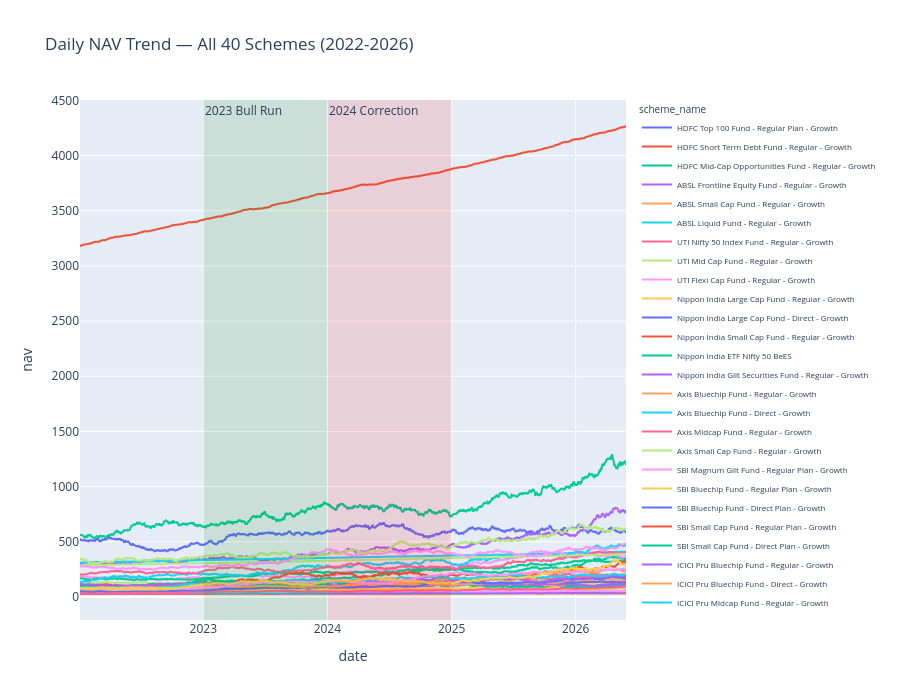

The code cell stored with this chart in its notebook:
### Markdown cell above
## Task 1 — NAV Trend Analysis (2022–2026)

Daily NAV for all 40 schemes, with the 2023 bull run and 2024 correction highlighted.

### Code cell
merged_nav = nav_history.merge(fund_master[["amfi_code", "scheme_name"]], on="amfi_code", how="left")

fig1 = px.line(
    merged_nav, x="date", y="nav", color="scheme_name",
    title="Daily NAV Trend — All 40 Schemes (2022-2026)"
)
fig1.add_vrect(x0="2023-01-01", x1="2023-12-31", fillcolor="green", opacity=0.12, line_width=0,
                annotation_text="2023 Bull Run", annotation_position="top left")
fig1.add_vrect(x0="2024-01-01", x1="2024-12-31", fillcolor="red", opacity=0.12, line_width=0,
                annotation_text="2024 Correction", annotation_position="top left")
fig1.update_layout(height=700, legend=dict(font=dict(size=8)))
fig1.show()
fig1.write_image(f"{CHARTS_DIR}/01_nav_trend_all_schemes.png", width=1600, height=800)
print("Saved 01_nav_trend_all_schemes.png")

### Figure 1 — Plotly figure (JSON) as saved in the notebook; plotly's stock layout.template omitted (floating-point values rounded to 4 significant figures; data arrays with more than 128 entries replaced by an {"elided": "..."} marker saying what was removed)
{"data": [{"hovertemplate": "scheme_name=HDFC Top 100 Fund - Regular Plan - Growth<br>date=%{x}<br>nav=%{y}<extra></extra>", "legendgroup": "HDFC Top 100 Fund - Regular Plan - Growth", "line": {"color": "#636efa", "dash": "solid"}, "marker": {"symbol": "circle"}, "mode": "lines", "name": "HDFC Top 100 Fund - Regular Plan - Growth", "showlegend": true, "type": "scattergl", "x": {"elided": "1608 str values"}, "xaxis": "x", "y": {"elided": "1608 float values"}, "yaxis": "y"}, {"hovertemplate": "scheme_name=HDFC Short Term Debt Fund - Regular - Growth<br>date=%{x}<br>nav=%{y}<extra></extra>", "legendgroup": "HDFC Short Term Debt Fund - Regular - Growth", "line": {"color": "#EF553B", "dash": "solid"}, "marker": {"symbol": "circle"}, "mode": "lines", "name": "HDFC Short Term Debt Fund - Regular - Growth", "showlegend": true, "type": "scattergl", "x": {"elided": "1608 str values"}, "xaxis": "x", "y": {"elided": "1608 float values"}, "yaxis": "y"}, {"hovertemplate": "scheme_name=HDFC Mid-Cap Opportunities Fund - Regular - Growth<br>date=%{x}<br>nav=%{y}<extra></extra>", "legendgroup": "HDFC Mid-Cap Opportunities Fund - Regular - Growth", "line": {"color": "#00cc96", "dash": "solid"}, "marker": {"symbol": "circle"}, "mode": "lines", "name": "HDFC Mid-Cap Opportunities Fund - Regular - Growth", "showlegend": true, "type": "scattergl", "x": {"elided": "1608 str values"}, "xaxis": "x", "y": {"elided": "1608 float values"}, "yaxis": "y"}, {"hovertemplate": "scheme_name=ABSL Frontline Equity Fund - Regular - Growth<br>date=%{x}<br>nav=%{y}<extra></extra>", "legendgroup": "ABSL Frontline Equity Fund - Regular - Growth", "line": {"color": "#ab63fa", "dash": "solid"}, "marker": {"symbol": "circle"}, "mode": "lines", "name": "ABSL Frontline Equity Fund - Regular - Growth", "showlegend": true, "type": "scattergl", "x": {"elided": "1608 str values"}, "xaxis": "x", "y": {"elided": "1608 float values"}, "yaxis": "y"}, {"hovertemplate": "scheme_name=ABSL Small Cap Fund - Regular - Growth<br>date=%{x}<br>nav=%{y}<extra></extra>", "legendgroup": "ABSL Small Cap Fund - Regular - Growth", "line": {"color": "#FFA15A", "dash": "solid"}, "marker": {"symbol": "circle"}, "mode": "lines", "name": "ABSL Small Cap Fund - Regular - Growth", "showlegend": true, "type": "scattergl", "x": {"elided": "1608 str values"}, "xaxis": "x", "y": {"elided": "1608 float values"}, "yaxis": "y"}, {"hovertemplate": "scheme_name=ABSL Liquid Fund - Regular - Growth<br>date=%{x}<br>nav=%{y}<extra></extra>", "legendgroup": "ABSL Liquid Fund - Regular - Growth", "line": {"color": "#19d3f3", "dash": "solid"}, "marker": {"symbol": "circle"}, "mode": "lines", "name": "ABSL Liquid Fund - Regular - Growth", "showlegend": true, "type": "scattergl", "x": {"elided": "1608 str values"}, "xaxis": "x", "y": {"elided": "1608 float values"}, "yaxis": "y"}, {"hovertemplate": "scheme_name=UTI Nifty 50 Index Fund - Regular - Growth<br>date=%{x}<br>nav=%{y}<extra></extra>", "legendgroup": "UTI Nifty 50 Index Fund - Regular - Growth", "line": {"color": "#FF6692", "dash": "solid"}, "marker": {"symbol": "circle"}, "mode": "lines", "name": "UTI Nifty 50 Index Fund - Regular - Growth", "showlegend": true, "type": "scattergl", "x": {"elided": "1608 str values"}, "xaxis": "x", "y": {"elided": "1608 float values"}, "yaxis": "y"}, {"hovertemplate": "scheme_name=UTI Mid Cap Fund - Regular - Growth<br>date=%{x}<br>nav=%{y}<extra></extra>", "legendgroup": "UTI Mid Cap Fund - Regular - Growth", "line": {"color": "#B6E880", "dash": "solid"}, "marker": {"symbol": "circle"}, "mode": "lines", "name": "UTI Mid Cap Fund - Regular - Growth", "showlegend": true, "type": "scattergl", "x": {"elided": "1608 str values"}, "xaxis": "x", "y": {"elided": "1608 float values"}, "yaxis": "y"}, {"hovertemplate": "scheme_name=UTI Flexi Cap Fund - Regular - Growth<br>date=%{x}<br>nav=%{y}<extra></extra>", "legendgroup": "UTI Flexi Cap Fund - Regular - Growth", "line": {"color": "#FF97FF", "dash": "solid"}, "marker": {"symbol": "circle"}, "mode": "lines", "name": "UTI Flexi Cap Fund - Regular - Growth", "showlegend": true, "type": "scattergl", "x": {"elided": "1608 str values"}, "xaxis": "x", "y": {"elided": "1608 float values"}, "yaxis": "y"}, {"hovertemplate": "scheme_name=Nippon India Large Cap Fund - Regular - Growth<br>date=%{x}<br>nav=%{y}<extra></extra>", "legendgroup": "Nippon India Large Cap Fund - Regular - Growth", "line": {"color": "#FECB52", "dash": "solid"}, "marker": {"symbol": "circle"}, "mode": "lines", "name": "Nippon India Large Cap Fund - Regular - Growth", "showlegend": true, "type": "scattergl", "x": {"elided": "1608 str values"}, "xaxis": "x", "y": {"elided": "1608 float values"}, "yaxis": "y"}, {"hovertemplate": "scheme_name=Nippon India Large Cap Fund - Direct - Growth<br>date=%{x}<br>nav=%{y}<extra></extra>", "legendgroup": "Nippon India Large Cap Fund - Direct - Growth", "line": {"color": "#636efa", "dash": "solid"}, "marker": {"symbol": "circle"}, "mode": "lines", "name": "Nippon India Large Cap Fund - Direct - Growth", "showlegend": true, "type": "scattergl", "x": {"elided": "1608 str values"}, "xaxis": "x", "y": {"elided": "1608 float values"}, "yaxis": "y"}, {"hovertemplate": "scheme_name=Nippon India Small Cap Fund - Regular - Growth<br>date=%{x}<br>nav=%{y}<extra></extra>", "legendgroup": "Nippon India Small Cap Fund - Regular - Growth", "line": {"color": "#EF553B", "dash": "solid"}, "marker": {"symbol": "circle"}, "mode": "lines", "name": "Nippon India Small Cap Fund - Regular - Growth", "showlegend": true, "type": "scattergl", "x": {"elided": "1608 str values"}, "xaxis": "x", "y": {"elided": "1608 float values"}, "yaxis": "y"}, {"hovertemplate": "scheme_name=Nippon India ETF Nifty 50 BeES<br>date=%{x}<br>nav=%{y}<extra></extra>", "legendgroup": "Nippon India ETF Nifty 50 BeES", "line": {"color": "#00cc96", "dash": "solid"}, "marker": {"symbol": "circle"}, "mode": "lines", "name": "Nippon India ETF Nifty 50 BeES", "showlegend": true, "type": "scattergl", "x": {"elided": "1608 str values"}, "xaxis": "x", "y": {"elided": "1608 float values"}, "yaxis": "y"}, {"hovertemplate": "scheme_name=Nippon India Gilt Securities Fund - Regular - Growth<br>date=%{x}<br>nav=%{y}<extra></extra>", "legendgroup": "Nippon India Gilt Securities Fund - Regular - Growth", "line": {"color": "#ab63fa", "dash": "solid"}, "marker": {"symbol": "circle"}, "mode": "lines", "name": "Nippon India Gilt Securities Fund - Regular - Growth", "showlegend": true, "type": "scattergl", "x": {"elided": "1608 str values"}, "xaxis": "x", "y": {"elided": "1608 float values"}, "yaxis": "y"}, {"hovertemplate": "scheme_name=Axis Bluechip Fund - Regular - Growth<br>date=%{x}<br>nav=%{y}<extra></extra>", "legendgroup": "Axis Bluechip Fund - Regular - Growth", "line": {"color": "#FFA15A", "dash": "solid"}, "marker": {"symbol": "circle"}, "mode": "lines", "name": "Axis Bluechip Fund - Regular - Growth", "showlegend": true, "type": "scattergl", "x": {"elided": "1608 str values"}, "xaxis": "x", "y": {"elided": "1608 float values"}, "yaxis": "y"}, {"hovertemplate": "scheme_name=Axis Bluechip Fund - Direct - Growth<br>date=%{x}<br>nav=%{y}<extra></extra>", "legendgroup": "Axis Bluechip Fund - Direct - Growth", "line": {"color": "#19d3f3", "dash": "solid"}, "marker": {"symbol": "circle"}, "mode": "lines", "name": "Axis Bluechip Fund - Direct - Growth", "showlegend": true, "type": "scattergl", "x": {"elided": "1608 str values"}, "xaxis": "x", "y": {"elided": "1608 float values"}, "yaxis": "y"}, {"hovertemplate": "scheme_name=Axis Midcap Fund - Regular - Growth<br>date=%{x}<br>nav=%{y}<extra></extra>", "legendgroup": "Axis Midcap Fund - Regular - Growth", "line": {"color": "#FF6692", "dash": "solid"}, "marker": {"symbol": "circle"}, "mode": "lines", "name": "Axis Midcap Fund - Regular - Growth", "showlegend": true, "type": "scattergl", "x": {"elided": "1608 str values"}, "xaxis": "x", "y": {"elided": "1608 float values"}, "yaxis": "y"}, {"hovertemplate": "scheme_name=Axis Small Cap Fund - Regular - Growth<br>date=%{x}<br>nav=%{y}<extra></extra>", "legendgroup": "Axis Small Cap Fund - Regular - Growth", "line": {"color": "#B6E880", "dash": "solid"}, "marker": {"symbol": "circle"}, "mode": "lines", "name": "Axis Small Cap Fund - Regular - Growth", "showlegend": true, "type": "scattergl", "x": {"elided": "1608 str values"}, "xaxis": "x", "y": {"elided": "1608 float values"}, "yaxis": "y"}, {"hovertemplate": "scheme_name=SBI Magnum Gilt Fund - Regular Plan - Growth<br>date=%{x}<br>nav=%{y}<extra></extra>", "legendgroup": "SBI Magnum Gilt Fund - Regular Plan - Growth", "line": {"color": "#FF97FF", "dash": "solid"}, "marker": {"symbol": "circle"}, "mode": "lines", "name": "SBI Magnum Gilt Fund - Regular Plan - Growth", "showlegend": true, "type": "scattergl", "x": {"elided": "1608 str values"}, "xaxis": "x", "y": {"elided": "1608 float values"}, "yaxis": "y"}, {"hovertemplate": "scheme_name=SBI Bluechip Fund - Regular Plan - Growth<br>date=%{x}<br>nav=%{y}<extra></extra>", "legendgroup": "SBI Bluechip Fund - Regular Plan - Growth", "line": {"color": "#FECB52", "dash": "solid"}, "marker": {"symbol": "circle"}, "mode": "lines", "name": "SBI Bluechip Fund - Regular Plan - Growth", "showlegend": true, "type": "scattergl", "x": {"elided": "1608 str values"}, "xaxis": "x", "y": {"elided": "1608 float values"}, "yaxis": "y"}, {"hovertemplate": "scheme_name=SBI Bluechip Fund - Direct Plan - Growth<br>date=%{x}<br>nav=%{y}<extra></extra>", "legendgroup": "SBI Bluechip Fund - Direct Plan - Growth", "line": {"color": "#636efa", "dash": "solid"}, "marker": {"symbol": "circle"}, "mode": "lines", "name": "SBI Bluechip Fund - Direct Plan - Growth", "showlegend": true, "type": "scattergl", "x": {"elided": "1608 str values"}, "xaxis": "x", "y": {"elided": "1608 float values"}, "yaxis": "y"}, {"hovertemplate": "scheme_name=SBI Small Cap Fund - Regular Plan - Growth<br>date=%{x}<br>nav=%{y}<extra></extra>", "legendgroup": "SBI Small Cap Fund - Regular Plan - Growth", "line": {"color": "#EF553B", "dash": "solid"}, "marker": {"symbol": "circle"}, "mode": "lines", "name": "SBI Small Cap Fund - Regular Plan - Growth", "showlegend": true, "type": "scattergl", "x": {"elided": "1608 str values"}, "xaxis": "x", "y": {"elided": "1608 float values"}, "yaxis": "y"}, {"hovertemplate": "scheme_name=SBI Small Cap Fund - Direct Plan - Growth<br>date=%{x}<br>nav=%{y}<extra></extra>", "legendgroup": "SBI Small Cap Fund - Direct Plan - Growth", "line": {"color": "#00cc96", "dash": "solid"}, "marker": {"symbol": "circle"}, "mode": "lines", "name": "SBI Small Cap Fund - Direct Plan - Growth", "showlegend": true, "type": "scattergl", "x": {"elided": "1608 str values"}, "xaxis": "x", "y": {"elided": "1608 float values"}, "yaxis": "y"}, {"hovertemplate": "scheme_name=ICICI Pru Bluechip Fund - Regular - Growth<br>date=%{x}<br>nav=%{y}<extra></extra>", "legendgroup": "ICICI Pru Bluechip Fund - Regular - Growth", "line": {"color": "#ab63fa", "dash": "solid"}, "marker": {"symbol": "circle"}, "mode": "lines", "name": "ICICI Pru Bluechip Fund - Regular - Growth", "showlegend": true, "type": "scattergl", "x": {"elided": "1608 str values"}, "xaxis": "x", "y": {"elided": "1608 float values"}, "yaxis": "y"}, {"hovertemplate": "scheme_name=ICICI Pru Bluechip Fund - Direct - Growth<br>date=%{x}<br>nav=%{y}<extra></extra>", "legendgroup": "ICICI Pru Bluechip Fund - Direct - Growth", "line": {"color": "#FFA15A", "dash": "solid"}, "marker": {"symbol": "circle"}, "mode": "lines", "name": "ICICI Pru Bluechip Fund - Direct - Growth", "showlegend": true, "type": "scattergl", "x": {"elided": "1608 str values"}, "xaxis": "x", "y": {"elided": "1608 float values"}, "yaxis": "y"}, {"hovertemplate": "scheme_name=ICICI Pru Midcap Fund - Regular - Growth<br>date=%{x}<br>nav=%{y}<extra></extra>", "legendgroup": "ICICI Pru Midcap Fund - Regular - Growth", "line": {"color": "#19d3f3", "dash": "solid"}, "marker": {"symbol": "circle"}, "mode": "lines", "name": "ICICI Pru Midcap Fund - Regular - Growth", "showlegend": true, "type": "scattergl", "x": {"elided": "1608 str values"}, "xaxis": "x", "y": {"elided": "1608 float values"}, "yaxis": "y"}, {"hovertemplate": "scheme_name=ICICI Pru Value Discovery Fund - Regular - Growth<br>date=%{x}<br>nav=%{y}<extra></extra>", "legendgroup": "ICICI Pru Value Discovery Fund - Regular - Growth", "line": {"color": "#FF6692", "dash": "solid"}, "marker": {"symbol": "circle"}, "mode": "lines", "name": "ICICI Pru Value Discovery Fund - Regular - Growth", "showlegend": true, "type": "scattergl", "x": {"elided": "1608 str values"}, "xaxis": "x", "y": {"elided": "1608 float values"}, "yaxis": "y"}, {"hovertemplate": "scheme_name=ICICI Pru Liquid Fund - Regular - Growth<br>date=%{x}<br>nav=%{y}<extra></extra>", "legendgroup": "ICICI Pru Liquid Fund - Regular - Growth", "line": {"color": "#B6E880", "dash": "solid"}, "marker": {"symbol": "circle"}, "mode": "lines", "name": "ICICI Pru Liquid Fund - Regular - Growth", "showlegend": true, "type": "scattergl", "x": {"elided": "1608 str values"}, "xaxis": "x", "y": {"elided": "1608 float values"}, "yaxis": "y"}, {"hovertemplate": "scheme_name=Kotak Bluechip Fund - Regular - Growth<br>date=%{x}<br>nav=%{y}<extra></extra>", "legendgroup": "Kotak Bluechip Fund - Regular - Growth", "line": {"color": "#FF97FF", "dash": "solid"}, "marker": {"symbol": "circle"}, "mode": "lines", "name": "Kotak Bluechip Fund - Regular - Growth", "showlegend": true, "type": "scattergl", "x": {"elided": "1608 str values"}, "xaxis": "x", "y": {"elided": "1608 float values"}, "yaxis": "y"}, {"hovertemplate": "scheme_name=Kotak Emerging Equity Fund - Regular - Growth<br>date=%{x}<br>nav=%{y}<extra></extra>", "legendgroup": "Kotak Emerging Equity Fund - Regular - Growth", "line": {"color": "#FECB52", "dash": "solid"}, "marker": {"symbol": "circle"}, "mode": "lines", "name": "Kotak Emerging Equity Fund - Regular - Growth", "showlegend": true, "type": "scattergl", "x": {"elided": "1608 str values"}, "xaxis": "x", "y": {"elided": "1608 float values"}, "yaxis": "y"}, {"hovertemplate": "scheme_name=Kotak Flexicap Fund - Regular - Growth<br>date=%{x}<br>nav=%{y}<extra></extra>", "legendgroup": "Kotak Flexicap Fund - Regular - Growth", "line": {"color": "#636efa", "dash": "solid"}, "marker": {"symbol": "circle"}, "mode": "lines", "name": "Kotak Flexicap Fund - Regular - Growth", "showlegend": true, "type": "scattergl", "x": {"elided": "1608 str values"}, "xaxis": "x", "y": {"elided": "1608 float values"}, "yaxis": "y"}, {"hovertemplate": "scheme_name=Kotak Liquid Fund - Regular - Growth<br>date=%{x}<br>nav=%{y}<extra></extra>", "legendgroup": "Kotak Liquid Fund - Regular - Growth", "line": {"color": "#EF553B", "dash": "solid"}, "marker": {"symbol": "circle"}, "mode": "lines", "name": "Kotak Liquid Fund - Regular - Growth", "showlegend": true, "type": "scattergl", "x": {"elided": "1608 str values"}, "xaxis": "x", "y": {"elided": "1608 float values"}, "yaxis": "y"}, {"hovertemplate": "scheme_name=HDFC Top 100 Fund - Direct Plan - Growth<br>date=%{x}<br>nav=%{y}<extra></extra>", "legendgroup": "HDFC Top 100 Fund - Direct Plan - Growth", "line": {"color": "#00cc96", "dash": "solid"}, "marker": {"symbol": "circle"}, "mode": "lines", "name": "HDFC Top 100 Fund - Direct Plan - Growth", "showlegend": true, "type": "scattergl", "x": {"elided": "1608 str values"}, "xaxis": "x", "y": {"elided": "1608 float values"}, "yaxis": "y"}, {"hovertemplate": "scheme_name=HDFC Mid-Cap Opportunities Fund - Direct - Growth<br>date=%{x}<br>nav=%{y}<extra></extra>", "legendgroup": "HDFC Mid-Cap Opportunities Fund - Direct - Growth", "line": {"color": "#ab63fa", "dash": "solid"}, "marker": {"symbol": "circle"}, "mode": "lines", "name": "HDFC Mid-Cap Opportunities Fund - Direct - Growth", "showlegend": true, "type": "scattergl", "x": {"elided": "1608 str values"}, "xaxis": "x", "y": {"elided": "1608 float values"}, "yaxis": "y"}, {"hovertemplate": "scheme_name=Mirae Asset Large Cap Fund - Regular - Growth<br>date=%{x}<br>nav=%{y}<extra></extra>", "legendgroup": "Mirae Asset Large Cap Fund - Regular - Growth", "line": {"color": "#FFA15A", "dash": "solid"}, "marker": {"symbol": "circle"}, "mode": "lines", "name": "Mirae Asset Large Cap Fund - Regular - Growth", "showlegend": true, "type": "scattergl", "x": {"elided": "1608 str values"}, "xaxis": "x", "y": {"elided": "1608 float values"}, "yaxis": "y"}, {"hovertemplate": "scheme_name=Mirae Asset Emerging Bluechip Fund - Regular - Growth<br>date=%{x}<br>nav=%{y}<extra></extra>", "legendgroup": "Mirae Asset Emerging Bluechip Fund - Regular - Growth", "line": {"color": "#19d3f3", "dash": "solid"}, "marker": {"symbol": "circle"}, "mode": "lines", "name": "Mirae Asset Emerging Bluechip Fund - Regular - Growth", "showlegend": true, "type": "scattergl", "x": {"elided": "1608 str values"}, "xaxis": "x", "y": {"elided": "1608 float values"}, "yaxis": "y"}, {"hovertemplate": "scheme_name=Mirae Asset Tax Saver Fund - Regular - Growth<br>date=%{x}<br>nav=%{y}<extra></extra>", "legendgroup": "Mirae Asset Tax Saver Fund - Regular - Growth", "line": {"color": "#FF6692", "dash": "solid"}, "marker": {"symbol": "circle"}, "mode": "lines", "name": "Mirae Asset Tax Saver Fund - Regular - Growth", "showlegend": true, "type": "scattergl", "x": {"elided": "1608 str values"}, "xaxis": "x", "y": {"elided": "1608 float values"}, "yaxis": "y"}, {"hovertemplate": "scheme_name=DSP Top 100 Equity Fund - Regular - Growth<br>date=%{x}<br>nav=%{y}<extra></extra>", "legendgroup": "DSP Top 100 Equity Fund - Regular - Growth", "line": {"color": "#B6E880", "dash": "solid"}, "marker": {"symbol": "circle"}, "mode": "lines", "name": "DSP Top 100 Equity Fund - Regular - Growth", "showlegend": true, "type": "scattergl", "x": {"elided": "1608 str values"}, "xaxis": "x", "y": {"elided": "1608 float values"}, "yaxis": "y"}, {"hovertemplate": "scheme_name=DSP Midcap Fund - Regular - Growth<br>date=%{x}<br>nav=%{y}<extra></extra>", "legendgroup": "DSP Midcap Fund - Regular - Growth", "line": {"color": "#FF97FF", "dash": "solid"}, "marker": {"symbol": "circle"}, "mode": "lines", "name": "DSP Midcap Fund - Regular - Growth", "showlegend": true, "type": "scattergl", "x": {"elided": "1608 str values"}, "xaxis": "x", "y": {"elided": "1608 float values"}, "yaxis": "y"}, {"hovertemplate": "scheme_name=DSP Small Cap Fund - Regular - Growth<br>date=%{x}<br>nav=%{y}<extra></extra>", "legendgroup": "DSP Small Cap Fund - Regular - Growth", "line": {"color": "#FECB52", "dash": "solid"}, "marker": {"symbol": "circle"}, "mode": "lines", "name": "DSP Small Cap Fund - Regular - Growth", "showlegend": true, "type": "scattergl", "x": {"elided": "1608 str values"}, "xaxis": "x", "y": {"elided": "1608 float values"}, "yaxis": "y"}], "layout": {"annotations": [{"showarrow": false, "text": "2023 Bull Run", "x": "2023-01-01", "xanchor": "left", "xref": "x", "y": 1, "yanchor": "top", "yref": "y domain"}, {"showarrow": false, "text": "2024 Correction", "x": "2024-01-01", "xanchor": "left", "xref": "x", "y": 1, "yanchor": "top", "yref": "y domain"}], "height": 700, "legend": {"font": {"size": 8}, "title": {"text": "scheme_name"}, "tracegroupgap": 0}, "shapes": [{"fillcolor": "green", "line": {"width": 0}, "opacity": 0.12, "type": "rect", "x0": "2023-01-01", "x1": "2023-12-31", "xref": "x", "y0": 0, "y1": 1, "yref": "y domain"}, {"fillcolor": "red", "line": {"width": 0}, "opacity": 0.12, "type": "rect", "x0": "2024-01-01", "x1": "2024-12-31", "xref": "x", "y0": 0, "y1": 1, "yref": "y domain"}], "title": {"text": "Daily NAV Trend — All 40 Schemes (2022-2026)"}, "xaxis": {"anchor": "y", "domain": [0, 1], "title": {"text": "date"}}, "yaxis": {"anchor": "x", "domain": [0, 1], "title": {"text": "nav"}}}}
